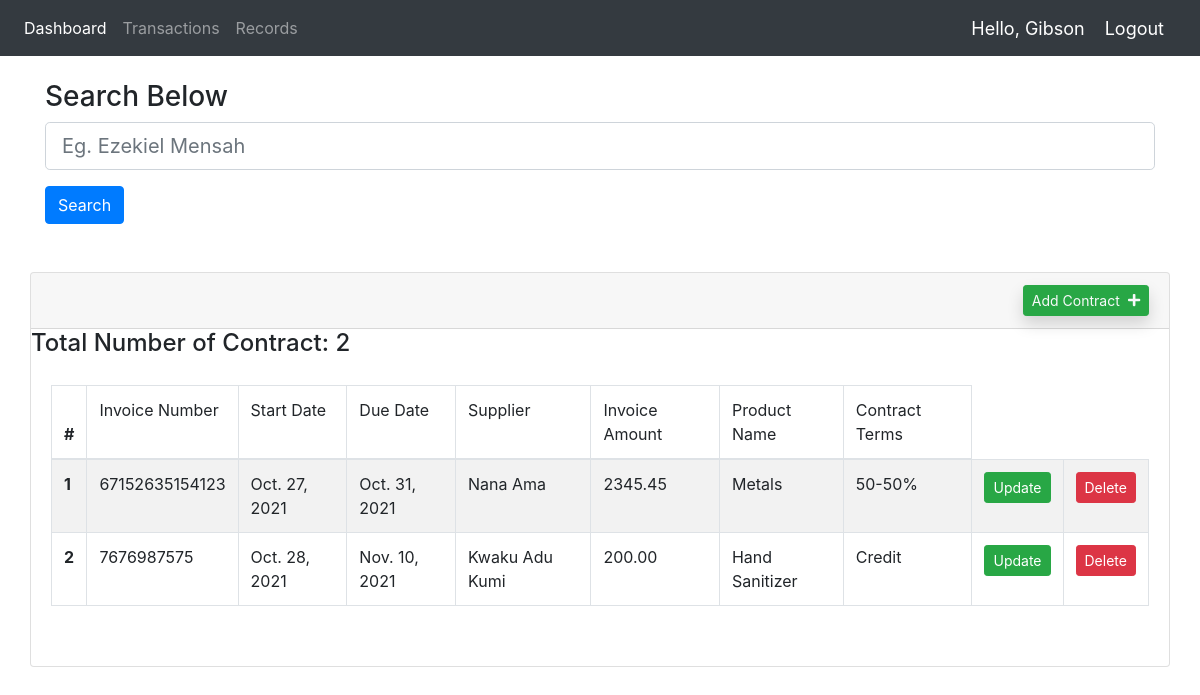
The app's page /accountant/records/list_all_contracts (signed in) with its own data.
### app/models.py (models this page shows, shortened)
class Contract(models.Model):
    terms = (
        ('30-70%', '30-70%'),
        ('50-50%', '50-50%'),
        ('Cash On Delivery', 'Cash On Delivery'),
        ('Credit', 'Credit'),
    )
    invoice_number = models.CharField(max_length=50, null=50)
    start_date = models.DateField()
    due_date = models.DateField()
    supplier = models.ForeignKey(Supplier, on_delete=CASCADE)
    invoice_amount = models.DecimalField(max_digits=9, decimal_places=2)
    product_name = models.CharField(max_length=50, null=True)
    contract_terms = models.CharField(max_length=50, choices=terms)

class Supplier(models.Model):
    name = models.CharField(max_length=50, help_text='Enter your full name')
    contact = models.PositiveIntegerField(null=True, blank=True)
    address = models.CharField(max_length=255, null=True)
    email = models.EmailField(max_length = 50, help_text="Enter your email address")
    bank_details = models.CharField(max_length=200, help_text='Summary of bank details', null=True)
    Bank_name = models.CharField(max_length=50, null=True)
    Bank_address = models.CharField(max_length=50, null=True)
    Bank_account_name = models.CharField(max_length=50, null=True)
    Bank_account_number = models.CharField(max_length=50, null=True)
    swift_code = models.CharField(max_length=50, null=True)
    def __str__(self):
        return self.name

### accountant/views.py (the view)
# urls.py: path('accountant/records/list_all_contracts', views.list_all_contracts, name='list_all_contracts'),
@login_required(login_url='login')
def list_all_contracts(request):
	total_contracts = Contract.objects.all().count()
	if 'data' in request.GET:
		q = request.GET['data']
		contracts = Contract.objects.filter(Q(invoice_amount__icontains=q) | Q(invoice_amount__icontains=q) | Q(product_name__icontains=q) | Q(contract_terms__icontains=q) )
	else:
		contracts = Contract.objects.all()
	context = {"contracts":contracts, "total_contracts":total_contracts,  }
	return render(request, 'accountant/list_all_contracts.html', context)

### accountant/templates/accountant/list_all_contracts.html (shortened to what this page needs)
{% extends '../main.html' %}
{% block content %}
    <br>
    <div class="dashboard-wrapper">
        <div class="container-fluid dashboard-content">
            <div class="col-xl-12 col-lg-12 col-md-12 col-sm-12 col-12">
        <div class="container">
            <form>
                <h3>Search Below</h3>
                <div class="input-group mb-3">
                    <input class="form-control form-control-lg" name="data" type="text" placeholder="Eg. Ezekiel Mensah" aria-label="default input example">
                </div>
                <button class="btn btn-primary">Search</button>
            </form>
        </div>
        <br><br>
            <div class="card">
                <h5 class="card-header">
                    <a href="#" class="btn btn-sm btn-success shadow float-right text-light ml-5">Add Contract<i class="fa fa-plus ml-2"></i></a>
                <h4>Total Number of Contract: {{total_contracts}}</h4>
                <div class="card-body">
                    <div class="table-responsive">
                        <table class="table table-striped table-bordered first">
                            <thead>
                                <tr>
                                    <th>#</th>
                                    <td>Invoice Number</td>
                                    <td>Start Date</td>
                                    <td>Due Date</td>
                                    <td>Supplier</td>
                                    <td>Invoice Amount</td>
                                    <td>Product Name</td>
                                    <td>Contract Terms</td>
                                </tr>
                            </thead>
                            <tbody>
                            {% for contract in contracts %}
                                <tr>
                                    <th scope="row">{{contract.id}}</th>
                                    <td>{{contract.invoice_number}}</td>
                                    <td>{{contract.start_date}}</td>
                                    <td>{{contract.due_date}}</td>
                                    <td>{{contract.supplier}}</td>
                                    <td>{{contract.invoice_amount}}</td>
                                    <td>{{contract.product_name}}</td>
                                    <td>{{contract.contract_terms}}</td>
                                    <td><a class="btn btn-sm btn-success" href="#">Update</a></td>
                                    <td><a class="btn btn-sm btn-danger" href="#">Delete</a></td>
                                </tr>
                            {% endfor %}
                            </tbody>
                        </table>
                        <br>
                    </div>
                </div>
            </div>
     </div>
        </div>
{% endblock content %}

### accountant/templates/navbar.html (shortened to what this page needs)
<nav class="navbar navbar-expand-lg navbar-dark bg-dark">
  <div class="collapse navbar-collapse" id="navbarNav">
    <ul class="navbar-nav">
      <li class="nav-item active">
        <a class="nav-link" href="{% url 'home' %}">Dashboard</a>
      </li>
      <li class="nav-item">
      <a class="nav-link" href="{% url 'transaction' %}">Transactions</a>
      </li>
      <li class="nav-item">
      <a class="nav-link" href="{% url 'records' %}">Records</a>
      </li>
    </ul>
  </div>
  <span class="hello-msg">Hello, {{request.user}}</span>
  <span ><a  class="hello-msg" href="{% url 'accountantLogout' %}">Logout</a></span>
</nav>

### accountant/templates/navbar.html (style rules this page uses)
.hello-msg { font-size: 18px; color: #fff; margin-right: 20px; }

### records on screen
Contract: id "1", invoice_number "67152635154123", start_date "Oct. 27, 2021", due_date "Oct. 31, 2021", supplier "Nana Ama", invoice_amount "2345.45", product_name "Metals", contract_terms "50-50%"
Contract: id "2", invoice_number "7676987575", start_date "Oct. 28, 2021", due_date "Nov. 10, 2021", supplier "Kwaku Adu Kumi", invoice_amount "200.00", product_name "Hand Sanitizer", contract_terms "Credit"

### other values on screen
{{ request.user }} "Gibson"
{{ total_contracts }} "2"
